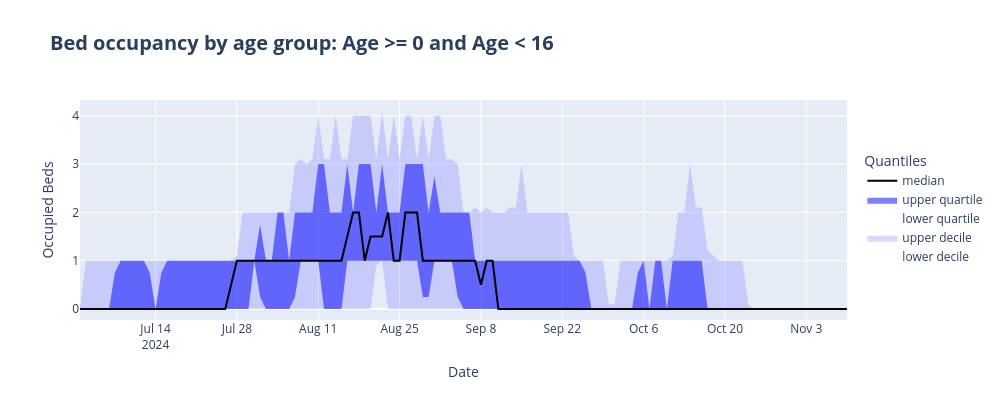
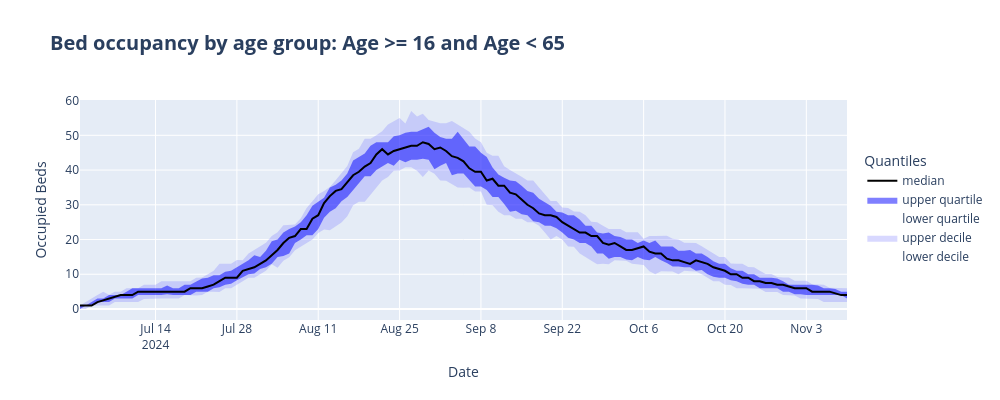
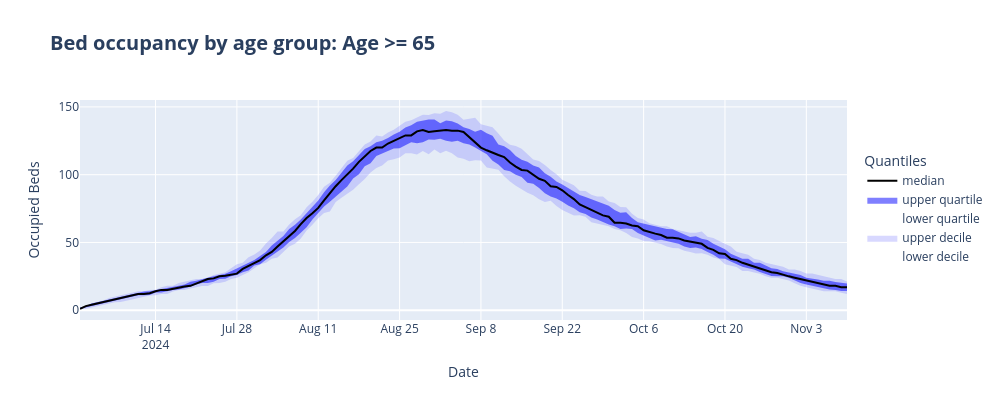

Here is the notebook cell these charts were saved with, in order:
### Code cell
for g in age_groups:
    q = get_quantiles([l[g] for l in deserialized.beds_by_age_list])
    fig = gen_plotly(q, title=f'Bed occupancy by age group: {g}')
    fig.show()

### Figure 1 — Plotly figure (JSON) as saved in the notebook; plotly's stock layout.template omitted (floating-point values rounded to 4 significant figures; data arrays with more than 128 entries replaced by an {"elided": "..."} marker saying what was removed)
{"data": [{"line": {"width": 0}, "name": "lower decile", "type": "scatter", "x": {"elided": "133 str values"}, "y": {"elided": "133 float values"}}, {"fill": "tonexty", "fillcolor": "rgba(127, 127, 255, 0.3)", "line": {"width": 0}, "name": "upper decile", "type": "scatter", "x": {"elided": "133 str values"}, "y": {"elided": "133 float values"}}, {"line": {"width": 0}, "name": "lower quartile", "type": "scatter", "x": {"elided": "133 str values"}, "y": {"elided": "133 float values"}}, {"fill": "tonexty", "fillcolor": "rgba(0, 0, 255, 0.5)", "line": {"width": 0}, "name": "upper quartile", "type": "scatter", "x": {"elided": "133 str values"}, "y": {"elided": "133 float values"}}, {"line": {"color": "black", "width": 2}, "mode": "lines", "name": "median", "type": "scatter", "x": {"elided": "133 str values"}, "y": {"elided": "133 float values"}}], "layout": {"height": 400, "hovermode": "x unified", "legend": {"title": {"text": "Quantiles"}, "y": 0.5}, "title": {"font": {"size": 20, "weight": "bold"}, "text": "Bed occupancy by age group: Age >= 0 and Age < 16"}, "width": 1000, "xaxis": {"title": {"text": "Date"}}, "yaxis": {"title": {"text": "Occupied Beds"}}}}

### Figure 2 — Plotly figure (JSON) as saved in the notebook; plotly's stock layout.template omitted (floating-point values rounded to 4 significant figures; data arrays with more than 128 entries replaced by an {"elided": "..."} marker saying what was removed)
{"data": [{"line": {"width": 0}, "name": "lower decile", "type": "scatter", "x": {"elided": "133 str values"}, "y": {"elided": "133 float values"}}, {"fill": "tonexty", "fillcolor": "rgba(127, 127, 255, 0.3)", "line": {"width": 0}, "name": "upper decile", "type": "scatter", "x": {"elided": "133 str values"}, "y": {"elided": "133 float values"}}, {"line": {"width": 0}, "name": "lower quartile", "type": "scatter", "x": {"elided": "133 str values"}, "y": {"elided": "133 float values"}}, {"fill": "tonexty", "fillcolor": "rgba(0, 0, 255, 0.5)", "line": {"width": 0}, "name": "upper quartile", "type": "scatter", "x": {"elided": "133 str values"}, "y": {"elided": "133 float values"}}, {"line": {"color": "black", "width": 2}, "mode": "lines", "name": "median", "type": "scatter", "x": {"elided": "133 str values"}, "y": {"elided": "133 float values"}}], "layout": {"height": 400, "hovermode": "x unified", "legend": {"title": {"text": "Quantiles"}, "y": 0.5}, "title": {"font": {"size": 20, "weight": "bold"}, "text": "Bed occupancy by age group: Age >= 16 and Age < 65"}, "width": 1000, "xaxis": {"title": {"text": "Date"}}, "yaxis": {"title": {"text": "Occupied Beds"}}}}

### Figure 3 — Plotly figure (JSON) as saved in the notebook; plotly's stock layout.template omitted (floating-point values rounded to 4 significant figures; data arrays with more than 128 entries replaced by an {"elided": "..."} marker saying what was removed)
{"data": [{"line": {"width": 0}, "name": "lower decile", "type": "scatter", "x": {"elided": "133 str values"}, "y": {"elided": "133 float values"}}, {"fill": "tonexty", "fillcolor": "rgba(127, 127, 255, 0.3)", "line": {"width": 0}, "name": "upper decile", "type": "scatter", "x": {"elided": "133 str values"}, "y": {"elided": "133 float values"}}, {"line": {"width": 0}, "name": "lower quartile", "type": "scatter", "x": {"elided": "133 str values"}, "y": {"elided": "133 float values"}}, {"fill": "tonexty", "fillcolor": "rgba(0, 0, 255, 0.5)", "line": {"width": 0}, "name": "upper quartile", "type": "scatter", "x": {"elided": "133 str values"}, "y": {"elided": "133 float values"}}, {"line": {"color": "black", "width": 2}, "mode": "lines", "name": "median", "type": "scatter", "x": {"elided": "133 str values"}, "y": {"elided": "133 float values"}}], "layout": {"height": 400, "hovermode": "x unified", "legend": {"title": {"text": "Quantiles"}, "y": 0.5}, "title": {"font": {"size": 20, "weight": "bold"}, "text": "Bed occupancy by age group: Age >= 65"}, "width": 1000, "xaxis": {"title": {"text": "Date"}}, "yaxis": {"title": {"text": "Occupied Beds"}}}}
